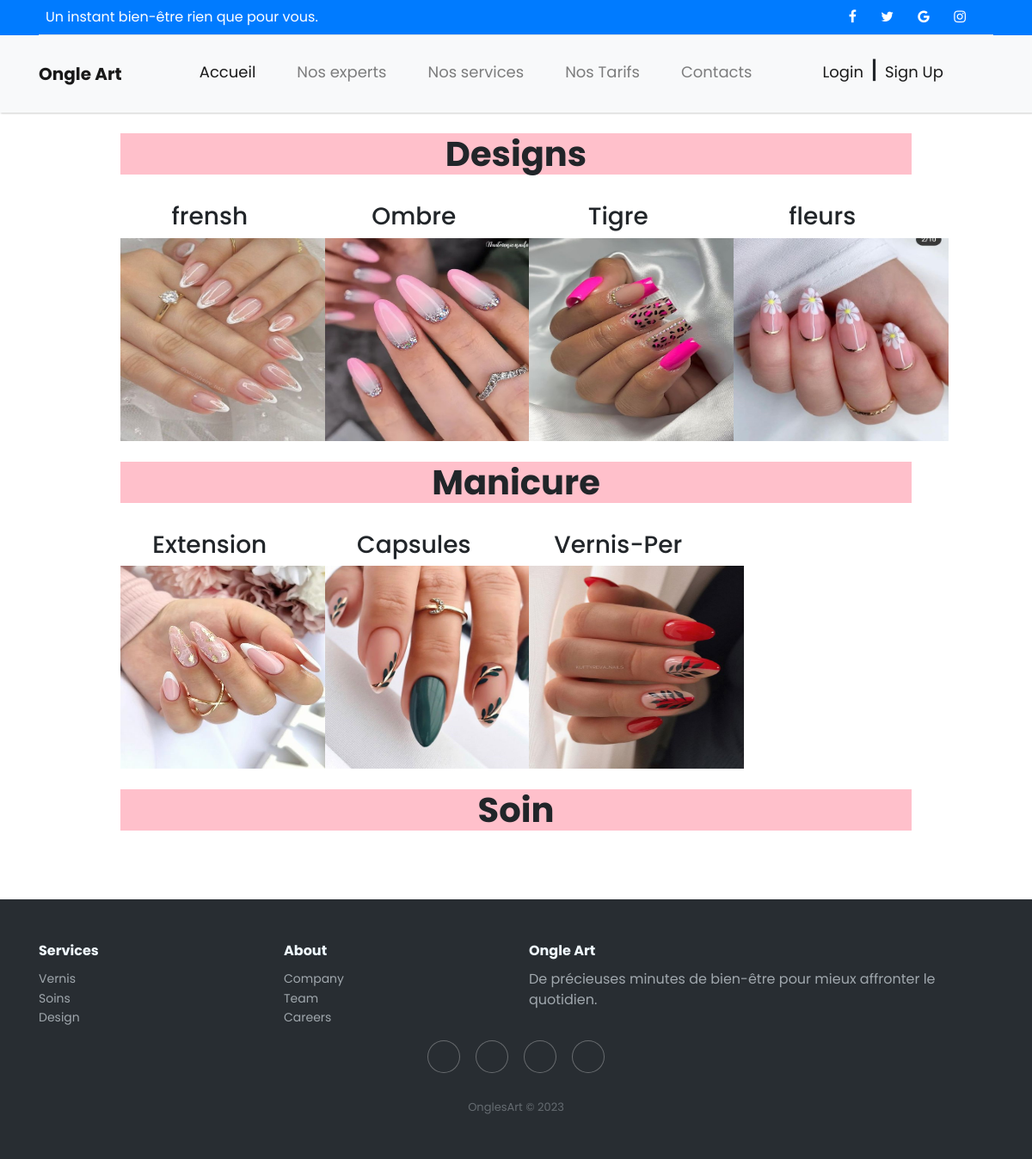
The app's page /service.php with its own data.
### tables this page shows
CREATE TABLE `categories` (
  `id` int(11) NOT NULL,
  `nom` varchar(255) NOT NULL
);

CREATE TABLE `services` (
  `id` int(11) NOT NULL,
  `nom` varchar(225) NOT NULL,
  `image` varchar(225) NOT NULL,
  `categorie` varchar(11) NOT NULL
);

### service.php (the view, shortened to what this page needs)
<?php
include "./assets/database/db.php";
$sql = "SELECT * FROM categories";
$result = mysqli_query($db, $sql);
include "./navbar.php";?>
<br>
<?php if (mysqli_num_rows($result) > 0) {
     while ($res = mysqli_fetch_assoc($result)) { ?>
<div id="myCarousel" class="carousel slide banner1" data-ride="carousel">
  <div class="carousel-inner">
    <div class="we_do slin">
      <div class="container">
        <div class="row" id="S">
          <br>
          <div class="col-lg-10 offset-lg-1 col-md-12">
            <div class="title">
              <center>
                <h1 style="background-color: pink;">
                  <b><?= $res['nom'];?></b>
                </h1>
                <br>
            </center>
            </div>
            <div class="row">
              <?php
              $sqlservice = "SELECT * FROM services WHERE categorie='".$res['id']."'";
              $resultservice = mysqli_query($db, $sqlservice);
              if (mysqli_num_rows($resultservice) > 0) {
                while ($ress = mysqli_fetch_assoc($resultservice)) {
              ?>
              <div class="col-sm-3">
                <h3 style="text-align:center;"><?= $ress["nom"]; ?></h3>
                <img src="<?= $ress["image"]; ?>" class="img-circle" alt="<?= $ress["nom"]; ?>" width="250" height="236">
              </div>
              <?php }}?>
            </div>
          </div>
        </div>
      </div>
      <br>
    </div>
  </div>
</div>
<?php }}?>
<br>
<?php include "./footer.php";?>
</body>
</html>

### navbar.php (shortened to what this page needs)
<!doctype html>
<html lang="en">
  <head>
    <link href="https://cdn.jsdelivr.net/npm/bootstrap@5.0.2/dist/css/bootstrap.min.css" rel="stylesheet">
    <link rel="stylesheet" href="https://cdnjs.cloudflare.com/ajax/libs/font-awesome/4.7.0/css/font-awesome.min.css">
    <link rel="stylesheet" href="https://cdnjs.cloudflare.com/ajax/libs/twitter-bootstrap/4.1.3/css/bootstrap.min.css">
    <link rel="stylesheet" href="https://cdnjs.cloudflare.com/ajax/libs/ionicons/2.0.1/css/ionicons.min.css">
    <link rel="stylesheet" href="./assets/css/style.css">
  </head>
  <body>
      <header class="text-center header-social-icon text-lg-start bg-primary text-white">
        <div class="container">
          <section class="d-flex justify-content-center justify-content-lg-between p-2 border-bottom">
            <div class="me-5 d-lg-block d-none">
              <span>Un instant bien-être rien que pour vous.</span>
            </div>
            <div>
              <a href="" class="me-4 text-reset">
                <i class="fa fa-facebook"></i>
              </a>
              <a href="" class="me-4 text-reset">
                <i class="fa fa-twitter"></i>
              </a>
              <a href="" class="me-4 text-reset">
                <i class="fa fa-google"></i>
              </a>
              <a href="" class="me-4 text-reset">
                <i class="fa fa-instagram"></i>
              </a>
            </div>
          </section>
        </div>
      </header>
      <nav class="navbar navbar-expand-lg navbar-light bg-light">
        <div class="container">
          <a class="navbar-brand fw-bold" href="./index.php">Ongle Art</a>
          <div class="collapse navbar-collapse" id="navbarSupportedContent">
            <ul class="navbar-nav m-auto mb-2 mb-lg-0">
              <li class="nav-item m-3">
                <a class="nav-link active" aria-current="page" href="./index.php">Accueil</a>
              </li>
              <li class="nav-item m-3">
                <a class="nav-link" href="#">Nos experts</a>
              </li>
              <li class="nav-item m-3">
                <a class="nav-link" href="service.php">Nos services</a>
              </li>
              <li class="nav-item m-3">
                <a class="nav-link" href="#">Nos Tarifs</a>
              </li>
              <li class="nav-item m-3">
                <a class="nav-link" href="#">Contacts</a>
              </li>
            </ul>
            <ul class="navbar-nav mr-auto mb-2 mb-lg-0">
            <?php if (isset($_SESSION["id"]) && $_SESSION["id"]) { ?>
              <li class="nav-item">
                <a class="nav-link active" aria-current="page" class="get_btn " href="logout.php" role="button ">Log Out</a>
              </li>
              <?php }else{ ?>
              <li class="nav-item">
                <a class="nav-link active" aria-current="page" class="get_btn " href="login.php" role="button ">Login</a>
              </li>
              <h3> | </h3>
              <li class="nav-item">
                <a class="nav-link active" aria-current="page" class="get_btn " href="signup.php" role="button ">Sign Up</a>
              </li>
              <?php } ?>
            </ul>
          </div>
        </div>
      </nav>

### footer.php (shortened to what this page needs)
<div class="footer-dark">
  <footer>
    <div class="container">
      <div class="row">
        <div class="col-sm-6 col-md-3 item">
          <h3>Services</h3>
          <ul>
            <li>
              <a href="#">Vernis</a>
            </li>
            <li>
              <a href="#">Soins</a>
            </li>
            <li>
              <a href="#">Design</a>
            </li>
          </ul>
        </div>
        <div class="col-sm-6 col-md-3 item">
          <h3>About</h3>
          <ul>
            <li>
              <a href="#">Company</a>
            </li>
            <li>
              <a href="#">Team</a>
            </li>
            <li>
              <a href="#">Careers</a>
            </li>
          </ul>
        </div>
        <div class="col-md-6 item text">
          <h3>Ongle Art</h3>
          <p>De précieuses minutes de bien-être pour mieux affronter le quotidien.</p>
        </div>
        <div class="col item social">
          <a href="#">
          </a>
          <a href="#">
          </a>
          <a href="#">
          </a>
          <a href="#">
          </a>
        </div>
      </div>
      <p class="copyright">OnglesArt © 2023</p>
    </div>
  </footer>
</div>

### assets/css/style.css (style rules this page uses)
body { font-family: 'Poppins', sans-serif; }
nav { color: "#FFFFFF"; box-shadow: 1px 1px 2px #4444; }
nav .navbar-brand { color: var(--bs-orange); }
.navbar-nav .nav-link { font-size: 18px; padding-top: 5px; padding-bottom: 10px; }

### footer.php (style rules this page uses)
.footer-dark { padding: 50px 0; color: #f0f9ff; background-color: #282d32; }
.footer-dark h3 { margin-top: 0; margin-bottom: 12px; font-weight: bold; font-size: 16px; }
.footer-dark ul { padding: 0; list-style: none; line-height: 1.6; font-size: 14px; margin-bottom: 0; }
.footer-dark ul a { color: inherit; text-decoration: none; opacity: 0.6; }
.footer-dark .item.text { margin-bottom: 36px; }
.footer-dark .item.text p { opacity: 0.6; margin-bottom: 0; }
.footer-dark .item.social { text-align: center; }
.footer-dark .item.social>a { font-size: 20px; width: 36px; height: 36px; line-height: 36px; display: inline-block; text-align: center; border-radius: 50%; box-shadow: 0 0 0 1px rgba(255, 255, 255, 0.4); margin: 0 8px; color: #fff; opacity: 0.75; }
.footer-dark .copyright { text-align: center; padding-top: 24px; opacity: 0.3; font-size: 13px; margin-bottom: 0; }

### records on screen
categories: nom "Designs"
services: nom "frensh", image (picture)
services: nom "Ombre", image (picture)
services: nom "Tigre", image (picture)
services: nom "fleurs", image (picture)
categories: nom "Manicure"
services: nom "Extension", image (picture)
services: nom "Capsules", image (picture)
services: nom "Vernis-Per", image (picture)
categories: nom "Soin"
